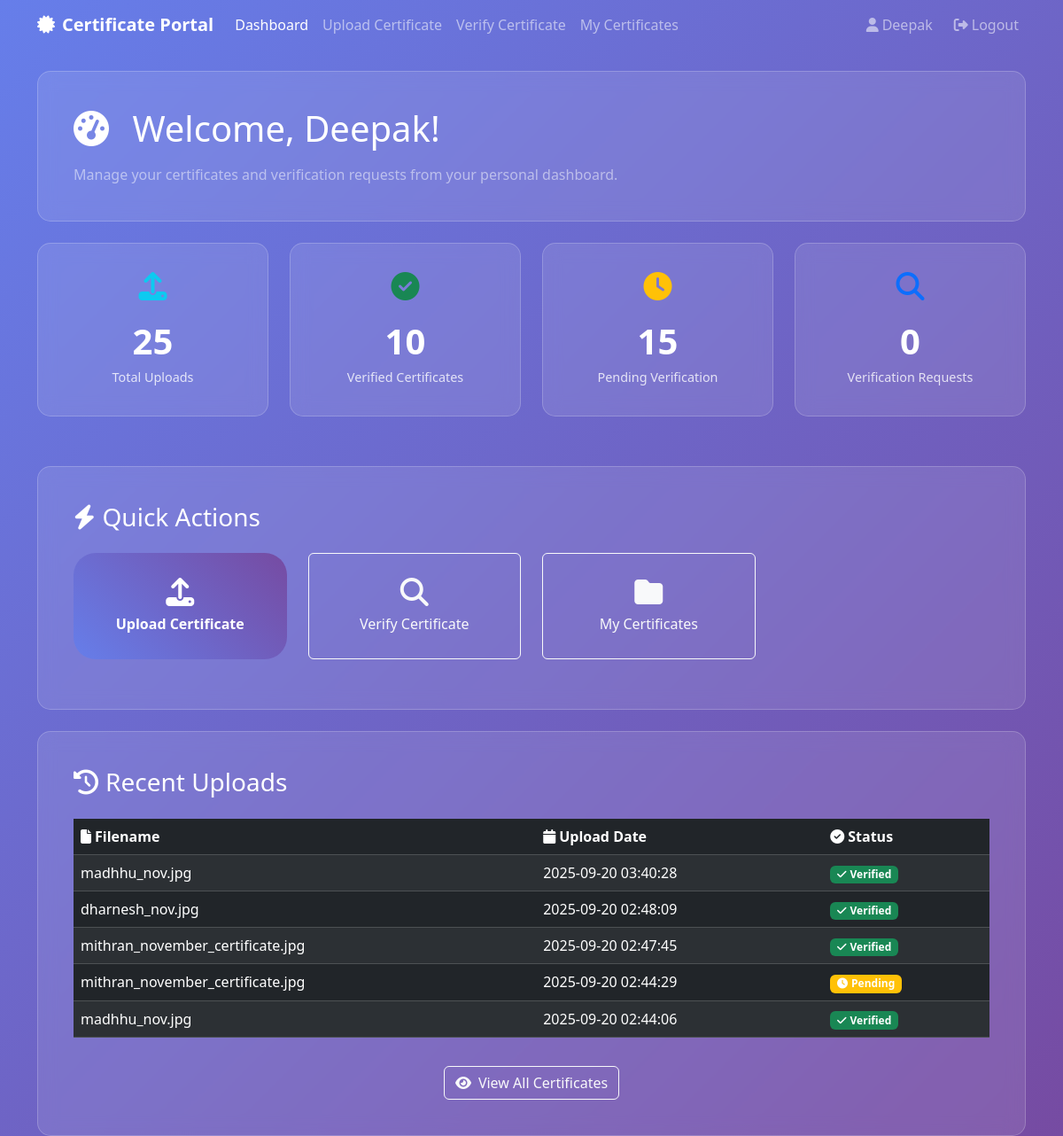
The app's page /dashboard (signed in) with its own data.
### tables this page shows
CREATE TABLE user_certificates (
        id INTEGER PRIMARY KEY AUTOINCREMENT,
        user_id INTEGER,
        filename TEXT NOT NULL,
        original_filename TEXT NOT NULL,
        upload_date TIMESTAMP DEFAULT CURRENT_TIMESTAMP,
        extracted_data TEXT,
        verification_status TEXT DEFAULT 'pending',
        verification_result TEXT,
        FOREIGN KEY (user_id) REFERENCES portal_users (id)
    );

### user/app.py (the view)
@app.route('/dashboard')
@login_required
def dashboard():
    conn = get_user_db()
    cursor = conn.cursor()
    user_id = session['user_id']
    cursor.execute('SELECT COUNT(*) FROM user_certificates WHERE user_id = ?', (user_id,))
    total_uploads = cursor.fetchone()[0]
    cursor.execute('SELECT COUNT(*) FROM user_certificates WHERE user_id = ? AND verification_status = "verified"', (user_id,))
    verified_certificates = cursor.fetchone()[0]
    cursor.execute('SELECT COUNT(*) FROM verification_requests WHERE user_id = ?', (user_id,))
    verification_requests = cursor.fetchone()[0]
    cursor.execute('SELECT original_filename, upload_date, verification_status FROM user_certificates WHERE user_id = ? ORDER BY upload_date DESC LIMIT 5', (user_id,))
    recent_uploads = cursor.fetchall()
    conn.close()
    stats = {
        'total_uploads': total_uploads,
        'verified_certificates': verified_certificates,
        'pending_certificates': total_uploads - verified_certificates,
        'verification_requests': verification_requests
    }
    return render_template('dashboard.html', stats=stats, recent_uploads=recent_uploads)

### user/app.py (called while the page is built)
def get_user_db():
    return sqlite3.connect(USER_DB_PATH)

def login_required(f):
    @wraps(f)
    def decorated_function(*args, **kwargs):
        if 'user_id' not in session:
            flash('Please log in to access this page.', 'warning')
            return redirect(url_for('login'))
        return f(*args, **kwargs)
    return decorated_function

### user/templates/dashboard.html (shortened to what this page needs)
<!DOCTYPE html>
<html lang="en">
<head>
    <link href="https://cdn.jsdelivr.net/npm/bootstrap@5.3.2/dist/css/bootstrap.min.css" rel="stylesheet">
    <link href="https://cdnjs.cloudflare.com/ajax/libs/font-awesome/6.4.0/css/all.min.css" rel="stylesheet">
</head>
<body>
    <nav class="navbar navbar-expand-lg navbar-dark bg-transparent">
        <div class="container">
            <a class="navbar-brand fw-bold" href="{{ url_for('dashboard') }}">
                <i class="fas fa-certificate me-2"></i>Certificate Portal
            </a>
                        <div class="collapse navbar-collapse" id="navbarNav">
                <div class="navbar-nav me-auto">
                    <a class="nav-link active" href="{{ url_for('dashboard') }}">Dashboard</a>
                    <a class="nav-link" href="{{ url_for('upload_certificate') }}">Upload Certificate</a>
                    <a class="nav-link" href="{{ url_for('verify_certificate') }}">Verify Certificate</a>
                    <a class="nav-link" href="{{ url_for('my_certificates') }}">My Certificates</a>
                </div>
                <div class="navbar-nav">
                    <span class="navbar-text me-3">
                        <i class="fas fa-user me-1"></i>{{ session.full_name }}
                    </span>
                    <a class="nav-link" href="{{ url_for('logout') }}">
                        <i class="fas fa-sign-out-alt me-1"></i>Logout
                    </a>
                </div>
            </div>
        </div>
    </nav>
    <div class="container mt-4">
        <div class="row mb-4">
            <div class="col-12">
                <div class="card p-4">
                    <div class="card-body">
                        <h1 class="text-white mb-3">
                            <i class="fas fa-tachometer-alt me-3"></i>
                            Welcome, {{ session.full_name }}!
                        </h1>
                        <p class="text-white-50 mb-0">
                            Manage your certificates and verification requests from your personal dashboard.
                        </p>
                    </div>
                </div>
            </div>
        </div>
        <div class="row mb-4">
            <div class="col-lg-3 col-md-6 mb-3">
                <div class="card stat-card">
                    <i class="fas fa-upload fa-2x text-info mb-3"></i>
                    <div class="stat-number">{{ stats.total_uploads }}</div>
                    <div class="stat-label">Total Uploads</div>
                </div>
            </div>
            <div class="col-lg-3 col-md-6 mb-3">
                <div class="card stat-card">
                    <i class="fas fa-check-circle fa-2x text-success mb-3"></i>
                    <div class="stat-number">{{ stats.verified_certificates }}</div>
                    <div class="stat-label">Verified Certificates</div>
                </div>
            </div>
            <div class="col-lg-3 col-md-6 mb-3">
                <div class="card stat-card">
                    <i class="fas fa-clock fa-2x text-warning mb-3"></i>
                    <div class="stat-number">{{ stats.pending_certificates }}</div>
                    <div class="stat-label">Pending Verification</div>
                </div>
            </div>
            <div class="col-lg-3 col-md-6 mb-3">
                <div class="card stat-card">
                    <i class="fas fa-search fa-2x text-primary mb-3"></i>
                    <div class="stat-number">{{ stats.verification_requests }}</div>
                    <div class="stat-label">Verification Requests</div>
                </div>
            </div>
        </div>
        <div class="row mb-4">
            <div class="col-12">
                <div class="card p-4">
                    <div class="card-body">
                        <h3 class="text-white mb-4">
                            <i class="fas fa-bolt me-2"></i>Quick Actions
                        </h3>
                        <div class="row">
                            <div class="col-lg-3 col-md-6 mb-3">
                                <a href="{{ url_for('upload_certificate') }}" class="btn btn-custom w-100 h-100 d-flex flex-column align-items-center justify-content-center btn-action">
                                    <i class="fas fa-upload fa-2x mb-2"></i>
                                    <span>Upload Certificate</span>
                                </a>
                            </div>
                            <div class="col-lg-3 col-md-6 mb-3">
                                <a href="{{ url_for('verify_certificate') }}" class="btn btn-outline-light w-100 h-100 d-flex flex-column align-items-center justify-content-center btn-action">
                                    <i class="fas fa-search fa-2x mb-2"></i>
                                    <span>Verify Certificate</span>
                                </a>
                            </div>
                            <div class="col-lg-3 col-md-6 mb-3">
                                <a href="{{ url_for('my_certificates') }}" class="btn btn-outline-light w-100 h-100 d-flex flex-column align-items-center justify-content-center btn-action">
                                    <i class="fas fa-folder fa-2x mb-2"></i>
                                    <span>My Certificates</span>
                                </a>
                            </div>
                        </div>
                    </div>
                </div>
            </div>
        </div>
        {% if recent_uploads %}
        <div class="row">
            <div class="col-12">
                <div class="card p-4">
                    <div class="card-body">
                        <h3 class="text-white mb-4">
                            <i class="fas fa-history me-2"></i>Recent Uploads
                        </h3>
                        <div class="table-responsive">
                            <table class="table table-dark table-striped">
                                <thead>
                                    <tr>
                                        <th><i class="fas fa-file me-1"></i>Filename</th>
                                        <th><i class="fas fa-calendar me-1"></i>Upload Date</th>
                                        <th><i class="fas fa-check-circle me-1"></i>Status</th>
                                    </tr>
                                </thead>
                                <tbody>
                                    {% for upload in recent_uploads %}
                                    <tr>
                                        <td>{{ upload[0] }}</td>
                                        <td>{{ upload[1] }}</td>
                                        <td>
                                            {% if upload[2] == 'verified' %}
                                                <span class="badge bg-success">
                                                    <i class="fas fa-check me-1"></i>Verified
                                                </span>
                                            {% else %}
                                                <span class="badge bg-warning">
                                                    <i class="fas fa-clock me-1"></i>Pending
                                                </span>
                                            {% endif %}
                                        </td>
                                    </tr>
                                    {% endfor %}
                                </tbody>
                            </table>
                        </div>
                        <div class="text-center mt-3">
                            <a href="{{ url_for('my_certificates') }}" class="btn btn-outline-light">
                                <i class="fas fa-eye me-2"></i>View All Certificates
                            </a>
                        </div>
                    </div>
                </div>
            </div>
        </div>
        {% endif %}
    </div>
</body>
</html>

### user/templates/dashboard.html (style rules this page uses)
body { background: linear-gradient(135deg, #667eea 0%, #764ba2 100%); min-height: 100vh; }
.card { backdrop-filter: blur(10px); background: rgba(255, 255, 255, 0.1); border: 1px solid rgba(255, 255, 255, 0.2); border-radius: 15px; }
.stat-card { text-align: center; padding: 2rem; margin-bottom: 1rem; }
.stat-number { font-size: 2.5rem; font-weight: bold; color: white; }
.stat-label { color: rgba(255, 255, 255, 0.8); font-size: 0.9rem; }
.btn-action { min-height: 120px; }
.btn-custom { background: linear-gradient(45deg, #667eea, #764ba2); border: none; padding: 12px 30px; border-radius: 25px; color: white; font-weight: 600; transition: all 0.3s ease; }

### records on screen
user_certificates: original_filename "madhhu_nov.jpg", upload_date "2025-09-20 03:40:28", verification_status "verified" (drawn)
user_certificates: original_filename "dharnesh_nov.jpg", upload_date "2025-09-20 02:48:09", verification_status "verified" (drawn)
user_certificates: original_filename "mithran_november_certificate.jpg", upload_date "2025-09-20 02:47:45", verification_status "verified" (drawn)
user_certificates: original_filename "mithran_november_certificate.jpg", upload_date "2025-09-20 02:44:29", verification_status "pending" (drawn)
user_certificates: original_filename "madhhu_nov.jpg", upload_date "2025-09-20 02:44:06", verification_status "verified" (drawn)

### other values on screen
{{ session.full_name }} "Deepak"
{{ stats.total_uploads }} "25"
{{ stats.verified_certificates }} "10"
{{ stats.pending_certificates }} "15"
{{ stats.verification_requests }} "0"
